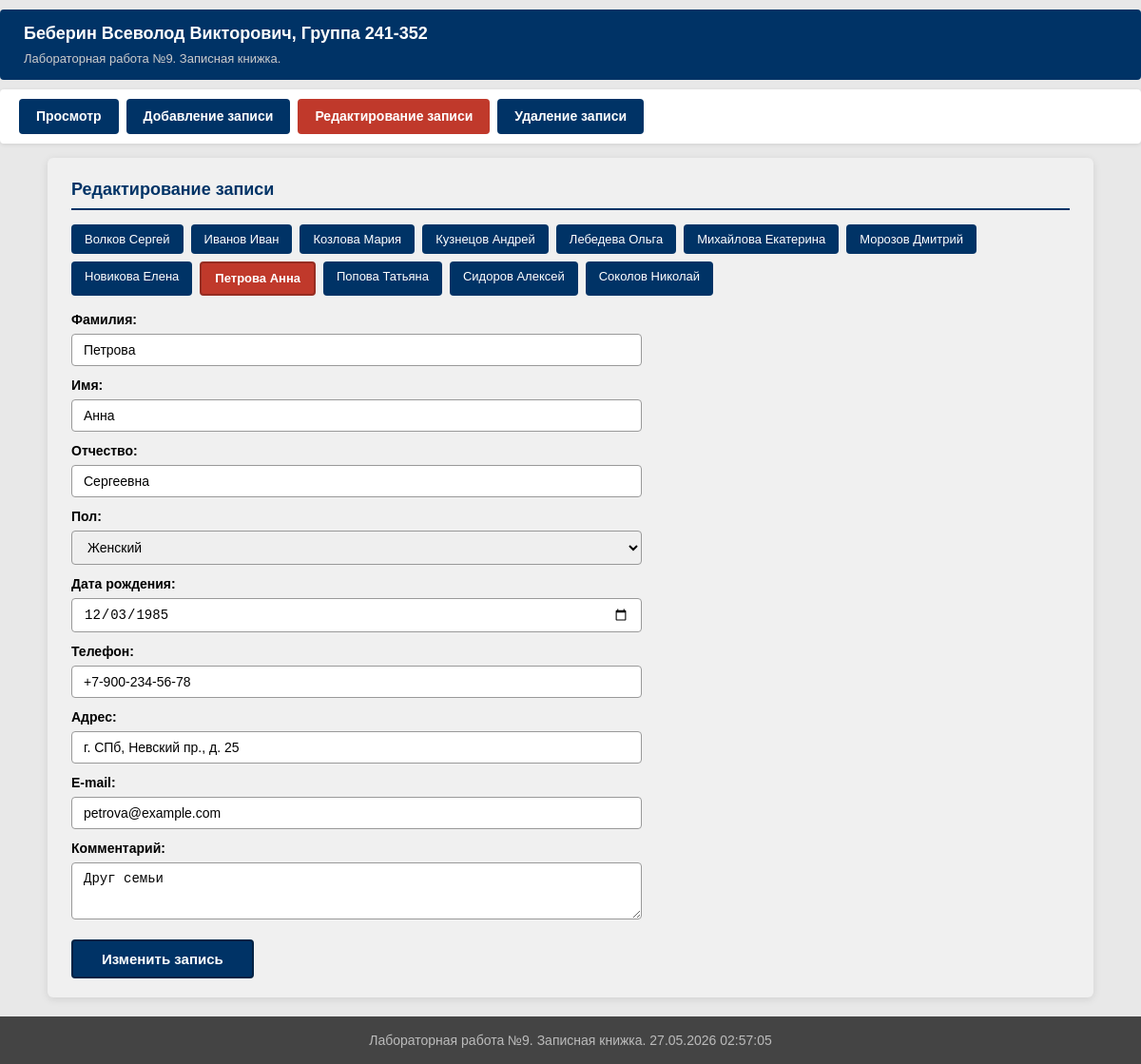
Screenshot of /?p=edit&id=2 with the database file from the repository.
### tables this page shows
CREATE TABLE IF NOT EXISTS contacts (
    id INT AUTO_INCREMENT PRIMARY KEY,
    surname VARCHAR(100) NOT NULL DEFAULT '',
    name VARCHAR(100) NOT NULL DEFAULT '',
    patronymic VARCHAR(100) NOT NULL DEFAULT '',
    gender ENUM('male', 'female') NOT NULL DEFAULT 'male',
    birth_date DATE DEFAULT NULL,
    phone VARCHAR(30) NOT NULL DEFAULT '',
    address VARCHAR(255) NOT NULL DEFAULT '',
    email VARCHAR(100) NOT NULL DEFAULT '',
    comment TEXT
);

### edit.php (the view, shortened to what this page needs)
<?php
$mysqli = mysqli_connect(DB_HOST, DB_USER, DB_PASS, DB_NAME);
mysqli_set_charset($mysqli, 'utf8mb4');
$currentROW = [];
if (isset($_GET['id']) && (int)$_GET['id'] > 0) {
    $sql_res = mysqli_query($mysqli, 'SELECT * FROM contacts WHERE id = ' . (int)$_GET['id'] . ' LIMIT 1');
    if ($sql_res) {
        $currentROW = mysqli_fetch_assoc($sql_res);
    }
}
$sql_res = mysqli_query($mysqli, 'SELECT id, surname, name FROM contacts ORDER BY surname ASC, name ASC');
echo '<h2>Редактирование записи</h2>';
if ($sql_res && mysqli_num_rows($sql_res) > 0) {
    echo '<div class="record-links">';
    while ($row = mysqli_fetch_assoc($sql_res)) {
        if ($currentROW && $currentROW['id'] == $row['id']) {
            echo '<div class="current">' . htmlspecialchars($row['surname']) . ' ' . htmlspecialchars($row['name']) . '</div>';
        } else {
            echo '<a href="?p=edit&id=' . $row['id'] . '">' . htmlspecialchars($row['surname']) . ' ' . htmlspecialchars($row['name']) . '</a>';
        }
    }
    echo '</div>';
    if ($currentROW) {
        echo '<div class="form-container">';
        echo '<form name="form_edit" method="post" action="?p=edit">';
        echo '<label for="surname">Фамилия:</label>';
        echo '<input type="text" id="surname" name="surname" value="' . htmlspecialchars($currentROW['surname']) . '">';
        echo '<label for="name">Имя:</label>';
        echo '<input type="text" id="name" name="name" value="' . htmlspecialchars($currentROW['name']) . '">';
        echo '<label for="patronymic">Отчество:</label>';
        echo '<input type="text" id="patronymic" name="patronymic" value="' . htmlspecialchars($currentROW['patronymic']) . '">';
        echo '<label for="gender">Пол:</label>';
        echo '<select id="gender" name="gender">';
        echo '<option value="female"' . ($currentROW['gender'] === 'female' ? ' selected' : '') . '>Женский</option>';
        echo '</select>';
        echo '<label for="birth_date">Дата рождения:</label>';
        echo '<input type="date" id="birth_date" name="birth_date" value="' . htmlspecialchars($currentROW['birth_date'] ?? '') . '">';
        echo '<label for="phone">Телефон:</label>';
        echo '<input type="tel" id="phone" name="phone" value="' . htmlspecialchars($currentROW['phone']) . '">';
        echo '<label for="address">Адрес:</label>';
        echo '<input type="text" id="address" name="address" value="' . htmlspecialchars($currentROW['address']) . '">';
        echo '<label for="email">E-mail:</label>';
        echo '<input type="email" id="email" name="email" value="' . htmlspecialchars($currentROW['email']) . '">';
        echo '<label for="comment">Комментарий:</label>';
        echo '<textarea id="comment" name="comment">' . htmlspecialchars($currentROW['comment'] ?? '') . '</textarea>';
        echo '<input type="submit" name="button" value="Изменить запись">';
        echo '</form>';
        echo '</div>';
    }
} else {
    echo '<p class="msg-error">Записей пока нет</p>';
}

### styles.css (style rules this page uses)
* { margin: 0; padding: 0; box-sizing: border-box; }
body { font-family: Arial, Helvetica, sans-serif; font-size: 15px; line-height: 1.5; color: #000; background-color: #e8e8e8; padding-top: 10px; padding-bottom: 70px; }
.container h2 { font-size: 18px; color: #003366; margin-bottom: 12px; border-bottom: 2px solid #003366; padding-bottom: 6px; }
.form-container { max-width: 600px; }
.form-container label { display: block; font-weight: bold; margin-bottom: 4px; margin-top: 10px; font-size: 14px; }
.form-container input[type="text"], .form-container input[type="date"], .form-container input[type="email"], .form-container input[type="tel"], .form-container select, .form-container textarea { width: 100%; padding: 8px 12px; font-size: 14px; border: 1px solid #999; border-radius: 4px; }
.form-container textarea { min-height: 60px; resize: vertical; }
.form-container input[type="submit"] { display: inline-block; padding: 10px 30px; margin-top: 15px; background-color: #003366; color: #fff; border: 2px solid #002244; border-radius: 4px; font-size: 15px; font-weight: bold; cursor: pointer; transition: background-color 0.2s; }
.record-links { margin: 15px 0; display: flex; flex-wrap: wrap; gap: 8px; }
.record-links a { display: inline-block; padding: 6px 14px; background-color: #003366; color: #fff; text-decoration: none; border-radius: 4px; font-size: 13px; transition: background-color 0.2s; }
.record-links div.current { display: inline-block; padding: 6px 14px; background-color: #c0392b; color: #fff; border-radius: 4px; font-size: 13px; font-weight: bold; border: 2px solid #962d22; }

### rows the page displays
contacts: surname "Волков", name "Сергей"
contacts: surname "Иванов", name "Иван"
contacts: surname "Козлова", name "Мария"
contacts: surname "Кузнецов", name "Андрей"
contacts: surname "Лебедева", name "Ольга"
contacts: surname "Михайлова", name "Екатерина"
contacts: surname "Морозов", name "Дмитрий"
contacts: surname "Новикова", name "Елена"
contacts: surname "Петрова", name "Анна", patronymic "Сергеевна", gender "Женский", birth_date "12/03/1985", phone "+7-900-234-56-78", address "г. СПб, Невский пр., д. 25", email "petrova@example.com", comment "Друг семьи"
contacts: surname "Попова", name "Татьяна"
contacts: surname "Сидоров", name "Алексей"
contacts: surname "Соколов", name "Николай"

### other values shown
$label "Просмотр"
$label "Добавление записи"
$label "Редактирование записи"
$label "Удаление записи"
